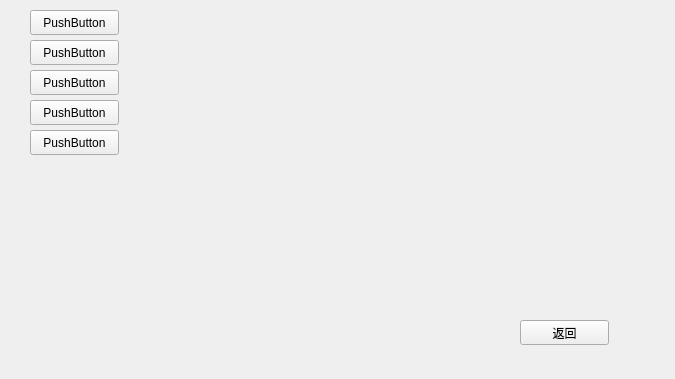
<?xml version="1.0" encoding="UTF-8"?>
<ui version="4.0">
 <class>Sensor</class>
 <widget class="QWidget" name="Sensor">
  <property name="geometry">
   <rect>
    <x>0</x>
    <y>0</y>
    <width>675</width>
    <height>379</height>
   </rect>
  </property>
  <property name="windowTitle">
   <string>Form</string>
  </property>
  <widget class="QPushButton" name="sensorBtn">
   <property name="geometry">
    <rect>
     <x>520</x>
     <y>320</y>
     <width>89</width>
     <height>25</height>
    </rect>
   </property>
   <property name="text">
    <string>返回</string>
   </property>
  </widget>
  <widget class="QPushButton" name="pushButton">
   <property name="geometry">
    <rect>
     <x>30</x>
     <y>10</y>
     <width>89</width>
     <height>25</height>
    </rect>
   </property>
   <property name="text">
    <string>PushButton</string>
   </property>
  </widget>
  <widget class="QPushButton" name="pushButton_2">
   <property name="geometry">
    <rect>
     <x>30</x>
     <y>70</y>
     <width>89</width>
     <height>25</height>
    </rect>
   </property>
   <property name="text">
    <string>PushButton</string>
   </property>
  </widget>
  <widget class="QPushButton" name="pushButton_3">
   <property name="geometry">
    <rect>
     <x>30</x>
     <y>40</y>
     <width>89</width>
     <height>25</height>
    </rect>
   </property>
   <property name="text">
    <string>PushButton</string>
   </property>
  </widget>
  <widget class="QPushButton" name="pushButton_4">
   <property name="geometry">
    <rect>
     <x>30</x>
     <y>100</y>
     <width>89</width>
     <height>25</height>
    </rect>
   </property>
   <property name="text">
    <string>PushButton</string>
   </property>
  </widget>
  <widget class="QPushButton" name="pushButton_5">
   <property name="geometry">
    <rect>
     <x>30</x>
     <y>130</y>
     <width>89</width>
     <height>25</height>
    </rect>
   </property>
   <property name="text">
    <string>PushButton</string>
   </property>
  </widget>
 </widget>
 <resources/>
 <connections/>
</ui>
